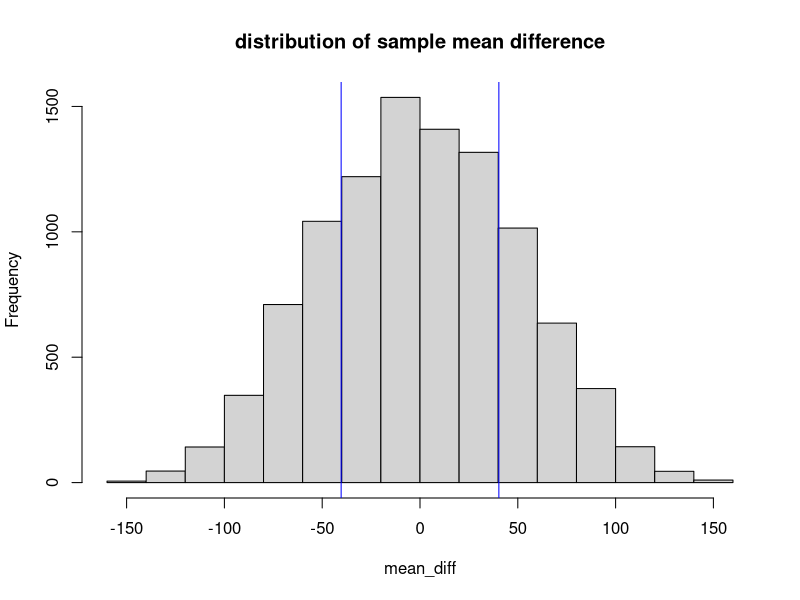
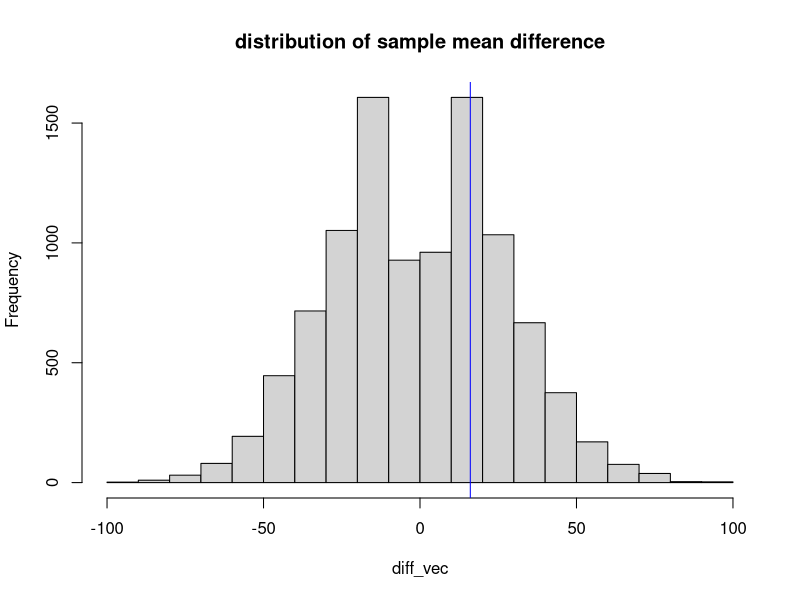
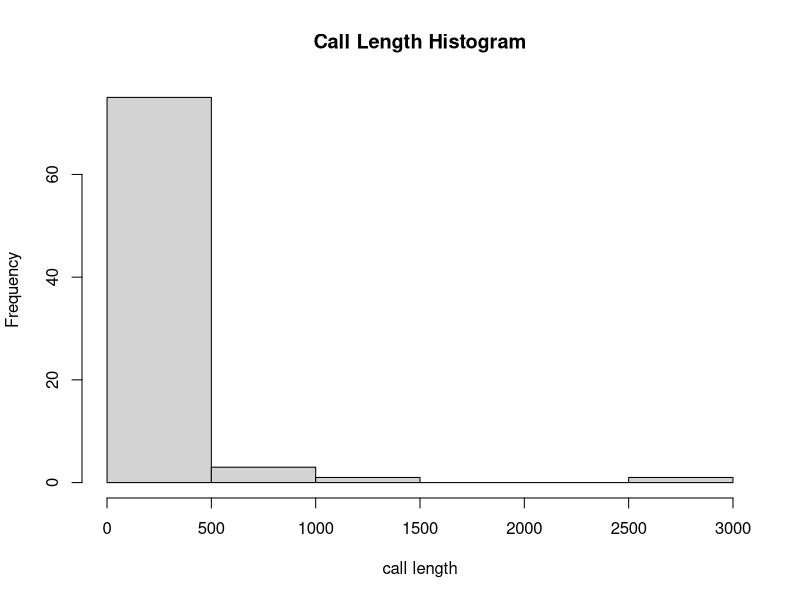
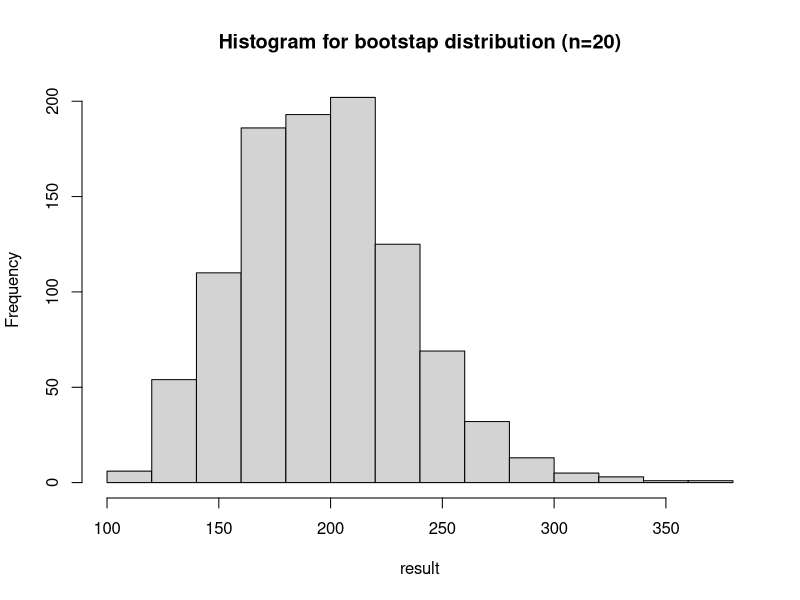
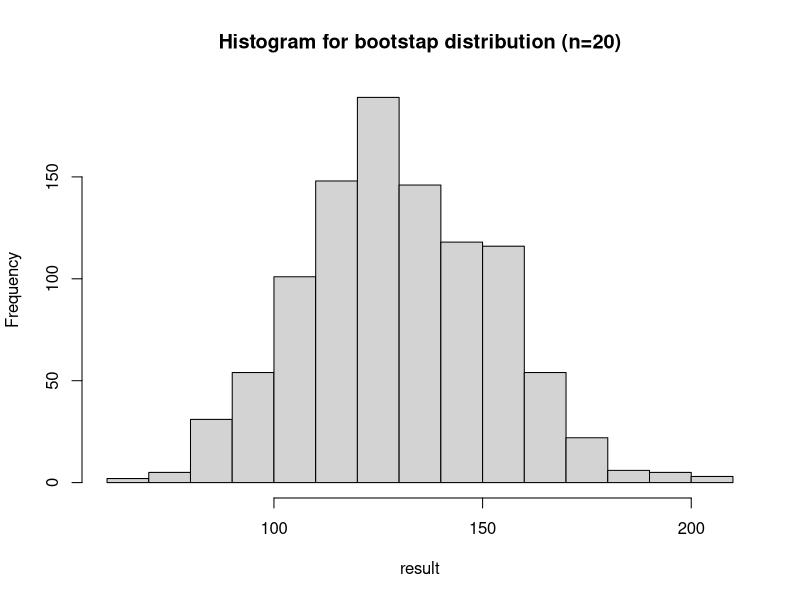

Source code (R) for these figures, in order:
# HW 11
# 1
df_1 = read.csv("realestateHW.csv")

# 1a
t.test(df_1$Year2001, df_1$Year2002)

# 1b
permutation = function (x1,x2, N){
  current_diff = abs(mean(x1) - mean(x2))
  all = c(x1,x2)
  mean_diff = rep(0,N)
  for (i in 1:N){
    sample_indices = sample(seq_along(all), size = length(x1))
    sample_value = all[sample_indices]
    rest_value = all[-sample_indices]
    diff = mean(sample_value) - mean(rest_value)
    mean_diff[i] = diff
  }
  hist(mean_diff, main = "distribution of sample mean difference")
  abline(v = current_diff, col = "blue")
  abline(v = -current_diff, col="blue")
  pvalue = sum(abs(mean_diff) >= current_diff) / N # alt for not equal be abs 
  return(pvalue)
}
set.seed(10)
permutation(df_1$Year2001, df_1$Year2002,10000)

# 1c
permutation_median = function (x1,x2, N){
  current_diff = abs(median(x1) - median(x2))
  all = c(x1,x2)
  diff_vec = rep(0,N)
  for (i in 1:N){
    sample_indices = sample(seq_along(all), size = length(x1))
    sample_value = all[sample_indices]
    rest_value = all[-sample_indices]
    diff = median(sample_value) - median(rest_value)
    diff_vec[i] = diff
  }
  hist(diff_vec, main = "distribution of sample mean difference")
  abline(v = current_diff, col = "blue")
  pvalue = sum(abs(diff_vec) >= current_diff) / N
  return(pvalue)
}
set.seed(10)
permutation_median(df_1$Year2001, df_1$Year2002,10000)

# 2
df_2 = read.csv("callcenter80.csv")

# 2a
hist(df_2$length, main = "Call Length Histogram", xlab = "call length")

# 2b
bootstrap_one_sample = function (x1, N){
  result = rep(0,N); n = length(x1)
  for (i in 1:N){
    result[i] = mean(sample(x1, n, replace = TRUE))
  }
  m = mean(result)
  s = sd(result)
  hist(result, main = "Histogram for bootstap distribution (n=20)")
  return(list(mean = m, sd = s))
}
set.seed(1)
bootstrap_one_sample(df_2$length, 1000)

# 3
df_3 = read.csv("callcenter20.csv")

# 3a
set.seed(1)
bootstrap_one_sample(df_3$CallLength, 1000)

# 3b